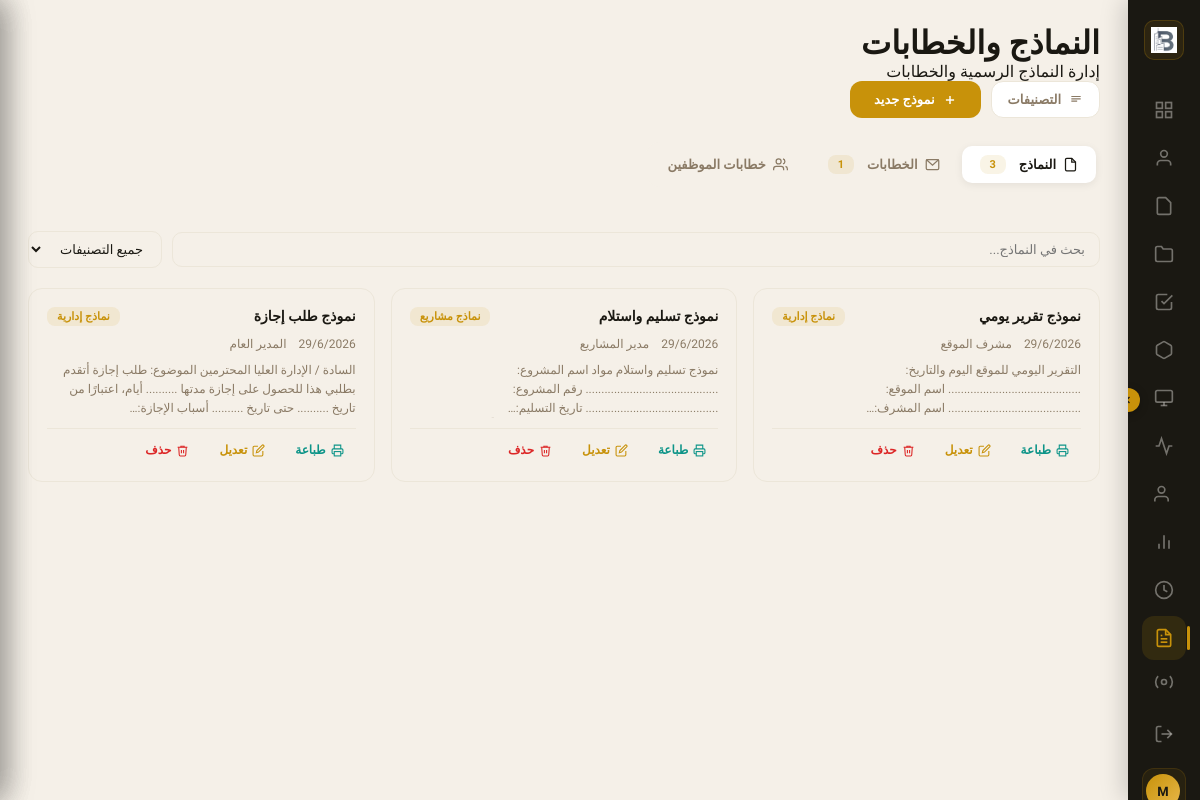
Page /namadhj/ (signed in) on the committed database.
### company/models.py (models this page shows, shortened)
class CompanySettings(models.Model):
    company_logo    = models.ImageField(upload_to='company/', blank=True, null=True)
    company_name_ar = models.CharField(max_length=255, blank=True)
    company_name_en = models.CharField(max_length=255, blank=True)
    unified_number  = models.CharField(max_length=20, blank=True)
    cr_number       = models.CharField(max_length=20, blank=True)
    cr_issue_date   = models.DateField(blank=True, null=True)
    municipality_license = models.CharField(max_length=100, blank=True)
    tax_registration_number = models.CharField(max_length=50, blank=True)
    facility_address     = models.TextField(blank=True)
    address_building_number = models.CharField(max_length=20, blank=True)
    address_street       = models.CharField(max_length=255, blank=True)
    address_district     = models.CharField(max_length=255, blank=True)
    address_city         = models.CharField(max_length=100, blank=True)
    address_postal_code  = models.CharField(max_length=10, blank=True)
    manager_name        = models.CharField(max_length=255, blank=True)
    manager_nationality = models.CharField(max_length=100, blank=True)
    manager_id          = models.CharField(max_length=50, blank=True)
    manager_mobile      = models.CharField(max_length=20, blank=True)
    manager_email       = models.EmailField(blank=True)
    pr_mobile         = models.CharField(max_length=20, blank=True)
    pr_email          = models.EmailField(blank=True)
    marketing_mobile  = models.CharField(max_length=20, blank=True)
    marketing_email   = models.EmailField(blank=True)
    hr_email          = models.EmailField(blank=True)
    instagram      = models.URLField(blank=True)
    tiktok         = models.URLField(blank=True)
    facebook       = models.URLField(blank=True)
    youtube        = models.URLField(blank=True)
    twitter        = models.URLField(blank=True)
    snapchat       = models.URLField(blank=True)
    google_maps_link = models.URLField(blank=True)
    website_link   = models.URLField(blank=True)
    class Meta:
        verbose_name = 'إعدادات الشركة'

### namadhj/models.py (models this page shows, shortened)
class Form(models.Model):
    category    = models.ForeignKey(FormCategory, on_delete=models.SET_NULL, null=True, blank=True, verbose_name='التصنيف')
    title       = models.CharField(max_length=300, verbose_name='العنوان الرئيسي')
    content     = models.TextField(verbose_name='النص العام')
    footer_name = models.CharField(max_length=200, blank=True, null=True, verbose_name='اسم الشخص / ملاحظة نهائية')
    date        = models.DateField(default=timezone.now, verbose_name='التاريخ')
    created_at  = models.DateTimeField(auto_now_add=True)
    updated_at  = models.DateTimeField(auto_now=True)
    class Meta:
        verbose_name = 'نموذج'
        verbose_name_plural = 'النماذج'
        ordering = ['-created_at']

class FormCategory(models.Model):
    name = models.CharField(max_length=200, verbose_name='اسم التصنيف')
    created_at = models.DateTimeField(auto_now_add=True)
    class Meta:
        verbose_name = 'تصنيف نموذج'
        verbose_name_plural = 'تصنيفات النماذج'
        ordering = ['name']

### namadhj/views.py (the view)
# urls.py: path('',                              views.namadhj_home,       name='namadhj_home'),
@login_required(login_url=LOGIN_URL)
def namadhj_home(request):
    forms        = Form.objects.select_related('category').all()
    letters      = Letter.objects.select_related('category').all()
    form_cats    = FormCategory.objects.all()
    letter_cats  = LetterCategory.objects.all()
    q    = request.GET.get('q', '')
    cat  = request.GET.get('cat', '')
    tab  = request.GET.get('tab', 'forms')
    if q and tab == 'forms':
        forms = forms.filter(title__icontains=q)
    if cat and tab == 'forms':
        forms = forms.filter(category_id=cat)
    if q and tab == 'letters':
        letters = letters.filter(title__icontains=q)
    if cat and tab == 'letters':
        letters = letters.filter(category_id=cat)
    employees = Employee.objects.filter(status='A').order_by('first_name', 'last_name')
    return render(request, 'namadhj/namadhj.html', {
        'forms':       forms,
        'letters':     letters,
        'form_cats':   form_cats,
        'letter_cats': letter_cats,
        'employees':   employees,
        'q':           q,
        'cat':         cat,
        'tab':         tab,
    })

### namadhj/templates/namadhj/namadhj.html (shortened to what this page needs)
{% load static %}
<!DOCTYPE html>
<html lang="ar" dir="rtl">
<head>
<link rel="stylesheet" href="{% static 'projects/css/dashboard.css' %}">
<link rel="stylesheet" href="{% static 'invoices/css/invoices.css' %}">
</head>
<body>
<aside class="sidebar" id="sidebar">
    <button class="sidebar-toggle" id="sidebarToggle"><svg width="12" height="12" viewBox="0 0 24 24" fill="none" stroke="currentColor" stroke-width="2.5"><polyline points="15 18 9 12 15 6"/></svg></button>
    <div class="sidebar-logo"><div class="logo-mark">{% if company and company.company_logo %}<img src="{{ company.company_logo.url }}" alt="">{% else %}<img src="{% static 'website/img/logo.png' %}" alt="باء البناء">{% endif %}</div><span class="logo-text">{{ company.company_name_ar|default:"باء البناء" }}</span></div>
    <nav class="sidebar-nav">
        <a href="{% url 'projects_dashboard' %}" class="nav-item"><svg width="20" height="20" viewBox="0 0 24 24" fill="none" stroke="currentColor" stroke-width="2"><rect x="3" y="3" width="7" height="7"/><rect x="14" y="3" width="7" height="7"/><rect x="14" y="14" width="7" height="7"/><rect x="3" y="14" width="7" height="7"/></svg><span class="nav-label">الرئيسية</span></a>
        <a href="{% url 'client_list' %}" class="nav-item"><svg width="20" height="20" viewBox="0 0 24 24" fill="none" stroke="currentColor" stroke-width="2"><path d="M20 21v-2a4 4 0 0 0-4-4H8a4 4 0 0 0-4 4v2"/><circle cx="12" cy="7" r="4"/></svg><span class="nav-label">العملاء</span></a>
        <a href="{% url 'invoices_home' %}" class="nav-item"><svg width="20" height="20" viewBox="0 0 24 24" fill="none" stroke="currentColor" stroke-width="2"><path d="M14 2H6a2 2 0 0 0-2 2v16a2 2 0 0 0 2 2h12a2 2 0 0 0 2-2V8z"/></svg><span class="nav-label">الفواتير</span></a>
        <a href="{% url 'project_list' %}" class="nav-item"><svg width="20" height="20" viewBox="0 0 24 24" fill="none" stroke="currentColor" stroke-width="2"><path d="M22 19a2 2 0 0 1-2 2H4a2 2 0 0 1-2-2V5a2 2 0 0 1 2-2h5l2 3h9a2 2 0 0 1 2 2z"/></svg><span class="nav-label">المشاريع</span></a>
        <a href="{% url 'task_list' %}" class="nav-item"><svg width="20" height="20" viewBox="0 0 24 24" fill="none" stroke="currentColor" stroke-width="2"><polyline points="9 11 12 14 22 4"/><path d="M21 12v7a2 2 0 0 1-2 2H5a2 2 0 0 1-2-2V5a2 2 0 0 1 2-2h11"/></svg><span class="nav-label">المهام</span></a>
        <a href="{% url 'inventory_home' %}" class="nav-item"><svg width="20" height="20" viewBox="0 0 24 24" fill="none" stroke="currentColor" stroke-width="2"><path d="M21 16V8a2 2 0 0 0-1-1.73l-7-4a2 2 0 0 0-2 0l-7 4A2 2 0 0 0 3 8v8a2 2 0 0 0 1 1.73l7 4a2 2 0 0 0 2 0l7-4A2 2 0 0 0 21 16z"/></svg><span class="nav-label">المخزون</span></a>
        <a href="{% url 'accounting_home' %}" class="nav-item"><svg width="20" height="20" viewBox="0 0 24 24" fill="none" stroke="currentColor" stroke-width="2"><rect x="2" y="3" width="20" height="14" rx="2"/><line x1="8" y1="21" x2="16" y2="21"/><line x1="12" y1="17" x2="12" y2="21"/></svg><span class="nav-label">المحاسبة</span></a>
        <a href="{% url 'marketing_home' %}" class="nav-item"><svg width="20" height="20" viewBox="0 0 24 24" fill="none" stroke="currentColor" stroke-width="2"><path d="M22 12h-4l-3 9L9 3l-3 9H2"/></svg><span class="nav-label">التسويق</span></a>
        <a href="{% url 'employee_list' %}" class="nav-item"><svg width="20" height="20" viewBox="0 0 24 24" fill="none" stroke="currentColor" stroke-width="2"><path d="M17 21v-2a4 4 0 0 0-4-4H5a4 4 0 0 0-4 4v2"/><circle cx="9" cy="7" r="4"/></svg><span class="nav-label">الفريق</span></a>
        <a href="{% url 'reports_home' %}" class="nav-item"><svg width="20" height="20" viewBox="0 0 24 24" fill="none" stroke="currentColor" stroke-width="2"><line x1="18" y1="20" x2="18" y2="10"/><line x1="12" y1="20" x2="12" y2="4"/><line x1="6" y1="20" x2="6" y2="14"/></svg><span class="nav-label">التقارير</span></a>
        <a href="{% url 'attendance_checkin' %}" class="nav-item" title="الحضور والانصراف"><svg width="20" height="20" viewBox="0 0 24 24" fill="none" stroke="currentColor" stroke-width="2"><circle cx="12" cy="12" r="10"/><polyline points="12 6 12 12 16 14"/></svg><span class="nav-label">الحضور والانصراف</span></a>
        <a href="{% url 'namadhj_home' %}" class="nav-item active"><svg width="20" height="20" viewBox="0 0 24 24" fill="none" stroke="currentColor" stroke-width="2"><path d="M14 2H6a2 2 0 0 0-2 2v16a2 2 0 0 0 2 2h12a2 2 0 0 0 2-2V8z"/><polyline points="14 2 14 8 20 8"/><line x1="16" y1="13" x2="8" y2="13"/><line x1="16" y1="17" x2="8" y2="17"/><polyline points="10 9 9 9 8 9"/></svg><span class="nav-label">النماذج</span></a>
    </nav>
    <div class="sidebar-bottom">
        <a href="{% url 'company_home' %}" class="nav-item"><svg width="20" height="20" viewBox="0 0 24 24" fill="none" stroke="currentColor" stroke-width="2"><circle cx="12" cy="12" r="3"/><path d="M19.07 4.93a10 10 0 0 1 0 14.14M4.93 4.93a10 10 0 0 0 0 14.14"/></svg><span class="nav-label">الإعدادات</span></a>
        <a href="{% url 'employee_logout' %}" class="nav-item logout-item"><svg width="20" height="20" viewBox="0 0 24 24" fill="none" stroke="currentColor" stroke-width="2"><path d="M9 21H5a2 2 0 0 1-2-2V5a2 2 0 0 1 2-2h4"/><polyline points="16 17 21 12 16 7"/><line x1="21" y1="12" x2="9" y2="12"/></svg><span class="nav-label">خروج</span></a>
        <div class="sidebar-user"><div class="user-avatar">{{ request.user.get_full_name|default:request.user.username|slice:":1"|upper }}</div></div>
    </div>
</aside>
<main class="main-content">
    <header class="page-header">
        <div class="page-header-info">
            <h1 class="page-title">النماذج والخطابات</h1>
            <p class="page-subtitle">إدارة النماذج الرسمية والخطابات</p>
        </div>
        <div style="display:flex;gap:10px">
            <button id="btnCats" class="btn-cancel" style="border:1.5px solid var(--earth-2);cursor:pointer;font-family:inherit;display:inline-flex;align-items:center;gap:8px;padding:10px 16px;border-radius:12px;font-size:13px;font-weight:600">
                <svg width="14" height="14" viewBox="0 0 24 24" fill="none" stroke="currentColor" stroke-width="2"><path d="M4 6h16M4 10h16M4 14h10"/></svg>
                التصنيفات
            </button>
            <button id="btnAddForm" class="btn-primary" style="border:none;cursor:pointer;font-family:inherit;align-items:center;gap:8px">
                <svg width="14" height="14" viewBox="0 0 24 24" fill="none" stroke="currentColor" stroke-width="2.5"><line x1="12" y1="5" x2="12" y2="19"/><line x1="5" y1="12" x2="19" y2="12"/></svg>
                نموذج جديد
            </button>
        </div>
    </header>
    <div class="inv-tabs" style="margin-bottom:20px">
        <button class="inv-tab {% if tab != 'letters' and tab != 'emp' %}active{% endif %}" onclick="switchTab('forms')">
            <svg width="15" height="15" viewBox="0 0 24 24" fill="none" stroke="currentColor" stroke-width="2"><path d="M14 2H6a2 2 0 0 0-2 2v16a2 2 0 0 0 2 2h12a2 2 0 0 0 2-2V8z"/><polyline points="14 2 14 8 20 8"/></svg>
            النماذج <span class="nm-badge" style="margin-right:6px">{{ forms.count }}</span>
        </button>
        <button class="inv-tab {% if tab == 'letters' %}active{% endif %}" onclick="switchTab('letters')">
            <svg width="15" height="15" viewBox="0 0 24 24" fill="none" stroke="currentColor" stroke-width="2"><rect x="2" y="4" width="20" height="16" rx="2"/><polyline points="22,4 12,13 2,4"/></svg>
            الخطابات <span class="nm-badge" style="margin-right:6px">{{ letters.count }}</span>
        </button>
        <button class="inv-tab {% if tab == 'emp' %}active{% endif %}" onclick="switchTab('emp')">
            <svg width="15" height="15" viewBox="0 0 24 24" fill="none" stroke="currentColor" stroke-width="2"><path d="M17 21v-2a4 4 0 0 0-4-4H5a4 4 0 0 0-4 4v2"/><circle cx="9" cy="7" r="4"/><path d="M23 21v-2a4 4 0 0 0-3-3.87"/><path d="M16 3.13a4 4 0 0 1 0 7.75"/></svg>
            خطابات الموظفين
        </button>
    </div>
    <div id="tab-forms" {% if tab == 'letters' %}style="display:none"{% endif %}>
        <div class="nm-search">
            <input type="text" id="formSearch" placeholder="بحث في النماذج..." value="{{ q }}" oninput="filterCards('form')">
            <select id="formCatFilter" onchange="filterCards('form')">
                <option value="">جميع التصنيفات</option>
            </select>
        </div>
        <div class="nm-grid" id="formsGrid">
            {% for f in forms %}
            <div class="nm-card" data-cat="{{ f.category_id|default:'' }}">
                <div class="nm-card-top">
                    <div class="nm-card-title">{{ f.title }}</div>
                    {% if f.category %}<span class="nm-badge">{{ f.category.name }}</span>{% endif %}
                </div>
                <div class="nm-card-meta">
                    <span>{{ f.date|date:"j/n/Y" }}</span>
                    {% if f.footer_name %}<span>{{ f.footer_name }}</span>{% endif %}
                </div>
                <div class="nm-card-preview">{{ f.content }}</div>
                <div class="nm-card-actions">
                    <a href="{% url 'form_print' f.pk %}" target="_blank" class="nm-act print">
                        <svg width="13" height="13" viewBox="0 0 24 24" fill="none" stroke="currentColor" stroke-width="2"><polyline points="6 9 6 2 18 2 18 9"/><path d="M6 18H4a2 2 0 0 1-2-2v-5a2 2 0 0 1 2-2h16a2 2 0 0 1 2 2v5a2 2 0 0 1-2 2h-2"/><rect x="6" y="14" width="12" height="8"/></svg>
                        طباعة
                    </a>
                    <button class="nm-act edit" onclick="openEditForm({{ f.pk }})">
                        <svg width="13" height="13" viewBox="0 0 24 24" fill="none" stroke="currentColor" stroke-width="2"><path d="M11 4H4a2 2 0 0 0-2 2v14a2 2 0 0 0 2 2h14a2 2 0 0 0 2-2v-7"/><path d="M18.5 2.5a2.121 2.121 0 0 1 3 3L12 15l-4 1 1-4 9.5-9.5z"/></svg>
                        تعديل
                    </button>
                    <button class="nm-act del" onclick="confirmDelete('form', {{ f.pk }}, '{{ f.title|escapejs }}')">
                        <svg width="13" height="13" viewBox="0 0 24 24" fill="none" stroke="currentColor" stroke-width="2"><polyline points="3 6 5 6 21 6"/><path d="M19 6l-1 14a2 2 0 0 1-2 2H8a2 2 0 0 1-2-2L5 6"/><path d="M10 11v6"/><path d="M14 11v6"/><path d="M9 6V4h6v2"/></svg>
                        حذف
                    </button>
                </div>
            </div>
            {% endfor %}
        </div>
    </div>
</main>
<div class="slide-panel" id="formPanel">
</div>
<div class="slide-panel" id="letterPanel">
</div>
<div class="slide-panel" id="empPanel">
</div>
</body>
</html>

### rows in the picture
CompanySettings: company_logo (picture)
Form: title "نموذج تقرير يومي", category.name "نماذج إدارية", date "29/6/2026", footer_name "مشرف الموقع", content "التقرير اليومي للموقع اليوم والتاريخ: .......................................... اسم الموقع: .......................................... اسم…"
Form: title "نموذج تسليم واستلام", category.name "نماذج مشاريع", date "29/6/2026", footer_name "مدير المشاريع", content "نموذج تسليم واستلام مواد اسم المشروع: .......................................... رقم المشروع: .......................................... تاريخ…"
Form: title "نموذج طلب إجازة", category.name "نماذج إدارية", date "29/6/2026", footer_name "المدير العام", content "السادة / الإدارة العليا المحترمين الموضوع: طلب إجازة أتقدم بطلبي هذا للحصول على إجازة مدتها .......... أيام، اعتبارًا من تاريخ .......... حتى تاريخ .......... أسباب…"

### other values in the picture
{{ letters.count }} "1"
